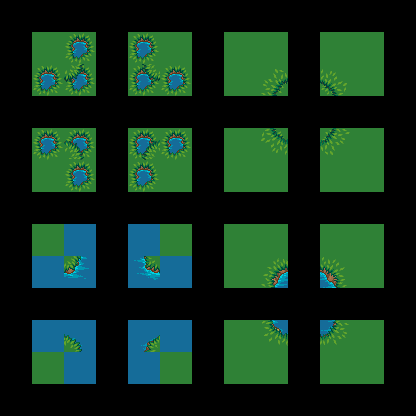

A level layout from a 2D game, rendered from its tile map. Below: a short description, then the map file with tile-grid data replaced by summaries:
An orthogonal 13x13 tile map with 32x32 px tiles, 5 tile layers (regions, input_set, output_grass, output_animated water 1, ...), 2 tilesets.

<map version="1.0" orientation="orthogonal" width="13" height="13" tilewidth="32" tileheight="32">
 <properties>
  <property name="AutomappingRadius" value="1" />
 </properties>
 <tileset firstgid="1" name="grass" tilewidth="32" tileheight="32">
  <image source="../../img/grass.png" width="96" height="192" />
 </tileset>
 <tileset firstgid="19" name="animwater" tilewidth="32" tileheight="32">
  <image source="../../img/animwater.png" width="96" height="384" />
 </tileset>
 <layer name="regions" width="13" height="13">
  <data>[169 cells, 64 non-empty, 1 distinct tile ids]</data>
 </layer>
 <layer name="input_set" width="13" height="13">
  <data>[169 cells, 48 non-empty, 2 distinct tile ids]</data>
 </layer>
 <layer name="output_grass" width="13" height="13">
  <data>[169 cells, 8 non-empty, 8 distinct tile ids]</data>
 </layer>
 <layer name="output_animated water 1" width="13" height="13">
  <data>[169 cells, 8 non-empty, 8 distinct tile ids]</data>
 </layer>
 <layer name="output_animated water 2" width="13" height="13">
  <data>[169 cells, 8 non-empty, 8 distinct tile ids]</data>
 </layer>
</map>
